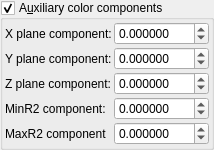
    <widget class="MyGroupBox" name="groupCheck_fold_color_aux_color_enabled_false">
     <property name="title">
      <string>A&amp;uxiliary color components</string>
     </property>
     <property name="checkable">
      <bool>true</bool>
     </property>
     <layout class="QVBoxLayout" name="verticalLayout_11">
      <property name="leftMargin">
       <number>2</number>
      </property>
      <property name="topMargin">
       <number>2</number>
      </property>
      <property name="rightMargin">
       <number>2</number>
      </property>
      <property name="bottomMargin">
       <number>2</number>
      </property>
      <item>
       <layout class="QGridLayout" name="gridLayout_16" columnstretch="0,1">
        <property name="spacing">
         <number>2</number>
        </property>
        <item row="3" column="0">
         <widget class="QLabel" name="label_34">
          <property name="text">
           <string>Z plane component:</string>
          </property>
         </widget>
        </item>
        <item row="2" column="1">
         <widget class="MyDoubleSpinBox" name="spinbox3_mandelbox_color_y">
          <property name="sizePolicy">
           <sizepolicy hsizetype="Minimum" vsizetype="Maximum">
            <horstretch>0</horstretch>
            <verstretch>0</verstretch>
           </sizepolicy>
          </property>
          <property name="prefix">
           <string/>
          </property>
          <property name="suffix">
           <string/>
          </property>
          <property name="decimals">
           <number>6</number>
          </property>
          <property name="minimum">
           <double>-100.000000000000000</double>
          </property>
          <property name="maximum">
           <double>100.000000000000000</double>
          </property>
          <property name="singleStep">
           <double>0.100000000000000</double>
          </property>
         </widget>
        </item>
        <item row="1" column="0">
         <widget class="QLabel" name="label_29">
          <property name="text">
           <string>X plane component:</string>
          </property>
         </widget>
        </item>
        <item row="3" column="1">
         <widget class="MyDoubleSpinBox" name="spinbox3_mandelbox_color_z">
          <property name="sizePolicy">
           <sizepolicy hsizetype="Minimum" vsizetype="Maximum">
            <horstretch>0</horstretch>
            <verstretch>0</verstretch>
           </sizepolicy>
          </property>
          <property name="prefix">
           <string/>
          </property>
          <property name="suffix">
           <string/>
          </property>
          <property name="decimals">
           <number>6</number>
          </property>
          <property name="minimum">
           <double>-100.000000000000000</double>
          </property>
          <property name="maximum">
           <double>100.000000000000000</double>
          </property>
          <property name="singleStep">
           <double>0.100000000000000</double>
          </property>
         </widget>
        </item>
        <item row="1" column="1">
         <widget class="MyDoubleSpinBox" name="spinbox3_mandelbox_color_x">
          <property name="sizePolicy">
           <sizepolicy hsizetype="Minimum" vsizetype="Maximum">
            <horstretch>0</horstretch>
            <verstretch>0</verstretch>
           </sizepolicy>
          </property>
          <property name="prefix">
           <string/>
          </property>
          <property name="suffix">
           <string/>
          </property>
          <property name="decimals">
           <number>6</number>
          </property>
          <property name="minimum">
           <double>-100.000000000000000</double>
          </property>
          <property name="maximum">
           <double>100.000000000000000</double>
          </property>
          <property name="singleStep">
           <double>0.100000000000000</double>
          </property>
         </widget>
        </item>
        <item row="2" column="0">
         <widget class="QLabel" name="label_35">
          <property name="text">
           <string>Y plane component:</string>
          </property>
         </widget>
        </item>
        <item row="4" column="0">
         <widget class="QLabel" name="label_36">
          <property name="text">
           <string>MinR2 component:</string>
          </property>
         </widget>
        </item>
        <item row="4" column="1">
         <widget class="MyDoubleSpinBox" name="spinbox_mandelbox_color_Sp1">
          <property name="sizePolicy">
           <sizepolicy hsizetype="Minimum" vsizetype="Maximum">
            <horstretch>0</horstretch>
            <verstretch>0</verstretch>
           </sizepolicy>
          </property>
          <property name="prefix">
           <string/>
          </property>
          <property name="suffix">
           <string/>
          </property>
          <property name="decimals">
           <number>6</number>
          </property>
          <property name="minimum">
           <double>-100.000000000000000</double>
          </property>
          <property name="maximum">
           <double>100.000000000000000</double>
          </property>
          <property name="singleStep">
           <double>0.100000000000000</double>
          </property>
         </widget>
        </item>
        <item row="5" column="1">
         <widget class="MyDoubleSpinBox" name="spinbox_mandelbox_color_Sp2">
          <property name="sizePolicy">
           <sizepolicy hsizetype="Minimum" vsizetype="Maximum">
            <horstretch>0</horstretch>
            <verstretch>0</verstretch>
           </sizepolicy>
          </property>
          <property name="prefix">
           <string/>
          </property>
          <property name="suffix">
           <string/>
          </property>
          <property name="decimals">
           <number>6</number>
          </property>
          <property name="minimum">
           <double>-100.000000000000000</double>
          </property>
          <property name="maximum">
           <double>100.000000000000000</double>
          </property>
          <property name="singleStep">
           <double>0.100000000000000</double>
          </property>
         </widget>
        </item>
        <item row="5" column="0">
         <widget class="QLabel" name="label_37">
          <property name="text">
           <string>MaxR2 component</string>
          </property>
         </widget>
        </item>
       </layout>
      </item>
     </layout>
    </widget>
